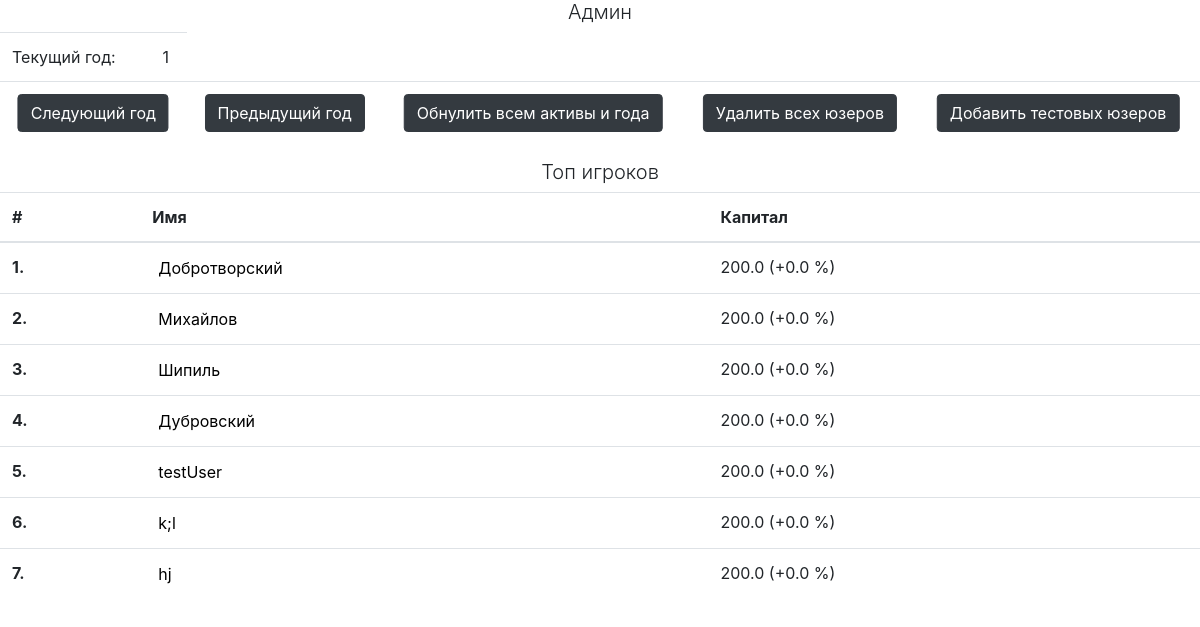
The page /adminPage/ on the database its author committed.
### Game/models.py (models this page shows, shortened)
class Player(models.Model):
    ID = models.AutoField(auto_created=True, primary_key=True, unique=True)
    Name = models.CharField('name', max_length=200, unique=True, null=False)
    Active_a = models.FloatField('active_a', default=100, null=False)
    Active_a_pred = models.FloatField('active_a', default=100, null=False)
    Active_b = models.FloatField('active_b', default=100, null=False)
    Active_b_pred = models.FloatField('active_b', default=100, null=False)
    Education = models.IntegerField('education', default=0)
    Day = models.IntegerField('day', default=1, null=False)
    History = models.CharField('history', max_length=400, null=False, default='[200]')
    class Meta:
        verbose_name = 'Игрок'
        verbose_name_plural = 'Игроки'
    def SumActive(self):
        return self.Active_a + self.Active_b
    def education(self):
        if self.Education == 0:
            return '0'
        elif self.Education == 1:
            return '1'
        elif self.Education > 4:
            return f'Уровень образования {self.Education}. Надеюсь, вы уже поняли, что дефолт скоро... очень скоро :)))'
        else:
            return f'{self.Education}'
    def SumActive_percentage_increase(self):
        res = (self.Active_a + self.Active_b - self.Active_a_pred - self.Active_b_pred) / (self.Active_a_pred + self.Active_b_pred)
        if res >= 0:
            output = f"+{round(100 * res, 2)} %"
        else:
            output = f"{round(100 * res, 2) }%"
        return output

### Game/views.py (the view)
# urls.py: path('adminPage/', views.to_admin_page, name='to_admin_page'),
def to_admin_page(request):
    try:
        try:
            day = list(Admin.objects.all())[-1:][0].Day
        except:
            day = 1
            Admin(Day=1).save()
        user_factors = Factor.objects.filter(Day=day)
        players = Player.objects.annotate(s=F('Active_a') + F('Active_b')).order_by('-s')
        actives = Active.objects.all()  # todo допилить админскую страничку
    except:
        raise Http404('Что-то пошло не так в to_admin_page')
    return render(request, "player/AdminPage.html", {'user_factors': user_factors, 'actives': actives,
                                                     'players': players, 'day': day})

### Game/templates/player/AdminPage.html (shortened to what this page needs)
{% load static %}
<!doctype html>
<html lang="ru">
<head>
    <link rel="stylesheet" href="https://stackpath.bootstrapcdn.com/bootstrap/4.5.0/css/bootstrap.min.css"
>
    <link rel="stylesheet" href="../../static/css/style.css">
</head>
<body>
<h3 class="lead heading">Админ</h3>
<table class="table">
    <tr>
        <td>Текущий год:</td>
        <td>{{ day }}</td>
    </tr>
    <tr>
        <td colspan="2">
            <form action="{% url 'user_page:next_day_admin' day %}" method="post">
                <button class="btn btn-dark button1">Следующий год</button>
            </form>
        </td>
        <td colspan="2">
            <form action="{% url 'user_page:next_day_admin' 1000 %}" method="post">
                <button class="btn btn-dark button1">Предыдущий год</button>
            </form>
        </td>
        <td colspan="2">
            <form action="{% url 'user_page:next_day_admin' 400 %}" method="post">
                <button class="btn btn-dark button1">Обнулить всем активы и года</button>
            </form>
        </td>
        <td colspan="2">
            <form action="{% url 'user_page:next_day_admin' 500 %}" method="post">
                <button class="btn btn-dark button1">Удалить всех юзеров</button>
            </form>
        </td>
        <td colspan="2">
            <form action="{% url 'user_page:next_day_admin' 600 %}" method="post">
                <button class="btn btn-dark button1">Добавить тестовых юзеров</button>
            </form>
        </td>
    </tr>
</table>
<h4 class="lead heading">Топ игроков</h4>
<table class="table tb">
    <thead>
    <tr>
        <th scope="col">#</th>
        <th scope="col">Имя</th>
        <th scope="col">Капитал</th>
    </tr>
    </thead>
<tbody>
{% if players %}
    {% for i in players %}
    <tr>
        <th scope="row"></th>
        <td>
            <form action="{% url 'user_page:next_step' i.Name%}" method="post">
                <button style="background-color: transparent; border: none;">{{ i.Name }}</button>
            </form>
        </td>
        <td>{{ i.SumActive }} ({{ i.SumActive_percentage_increase }})</td>
    </tr>
    {% endfor %}
{% endif %}
</tbody>
</table>
</body>
</html>

### Game/static/css/style.css (style rules this page uses)
.button1 { position: relative; left: 50%; transform: translate(-50%, 0); }
.heading { text-align: center; }

### rows shown on the page
Player: Name "Добротворский", SumActive "200.0", SumActive_percentage_increase "+0.0 %"
Player: Name "Михайлов", SumActive "200.0", SumActive_percentage_increase "+0.0 %"
Player: Name "Шипиль", SumActive "200.0", SumActive_percentage_increase "+0.0 %"
Player: Name "Дубровский", SumActive "200.0", SumActive_percentage_increase "+0.0 %"
Player: Name "testUser", SumActive "200.0", SumActive_percentage_increase "+0.0 %"
Player: Name "k;l", SumActive "200.0", SumActive_percentage_increase "+0.0 %"
Player: Name "hj", SumActive "200.0", SumActive_percentage_increase "+0.0 %"

### other values the page prints
{{ day }} "1"
